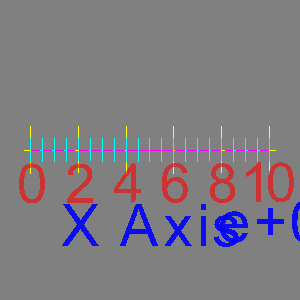

The script that drew this image:
#!/usr/bin/env python

# Test vtkAxisActor configured as an X axis with custom labels and properties.

import vtkmodules.vtkInteractionStyle  # noqa: F401
import vtkmodules.vtkRenderingFreeType  # noqa: F401
import vtkmodules.vtkRenderingOpenGL2  # noqa: F401

from vtkmodules.vtkCommonCore import vtkStringArray
from vtkmodules.vtkRenderingAnnotation import vtkAxisActor
from vtkmodules.vtkRenderingCore import (
    vtkProperty,
    vtkRenderWindow,
    vtkRenderWindowInteractor,
    vtkRenderer,
    vtkTextProperty,
)

# Create and configure X axis
axis = vtkAxisActor()
axis.SetPoint1(0, 0, 0)
axis.SetPoint2(10, 0, 0)
axis.SetTitle("X Axis")
axis.SetBounds(0, 10, 0, 0, 0, 0)
axis.SetTickLocationToBoth()
axis.SetAxisTypeToX()
axis.SetRange(0, 10)
axis.SetLabelOffset(5)
axis.SetDeltaRangeMajor(2)
axis.SetDeltaRangeMinor(0.5)
axis.SetExponent("+00")
axis.SetExponentVisibility(True)
axis.SetExponentOffset(30)
axis.SetTitleOffset(0, 30)
axis.SetTitleScale(0.8)
axis.SetLabelScale(0.5)

# Custom labels
labels = vtkStringArray()
labels.SetNumberOfTuples(6)
labels.SetValue(0, "0")
labels.SetValue(1, "2")
labels.SetValue(2, "4")
labels.SetValue(3, "6")
labels.SetValue(4, "8")
labels.SetValue(5, "10")
axis.SetLabels(labels)

# Title text property
title_text_prop = vtkTextProperty()
title_text_prop.SetColor(0.0, 0.0, 1.0)
title_text_prop.SetOpacity(0.9)
title_text_prop.SetFontSize(24)
axis.SetTitleTextProperty(title_text_prop)

# Label text property
label_text_prop = vtkTextProperty()
label_text_prop.SetColor(1.0, 0.0, 0.0)
label_text_prop.SetOpacity(0.6)
label_text_prop.SetFontSize(18)
axis.SetLabelTextProperty(label_text_prop)

# Axis line properties
main_line_prop = vtkProperty()
main_line_prop.SetColor(1.0, 0.0, 1.0)
axis.SetAxisMainLineProperty(main_line_prop)

major_tick_prop = vtkProperty()
major_tick_prop.SetColor(1.0, 1.0, 0.0)
axis.SetAxisMajorTicksProperty(major_tick_prop)

minor_tick_prop = vtkProperty()
minor_tick_prop.SetColor(0.0, 1.0, 1.0)
axis.SetAxisMinorTicksProperty(minor_tick_prop)

# Renderer
renderer = vtkRenderer()
renderer.AddActor(axis)
renderer.SetBackground(0.5, 0.5, 0.5)

# Render window
render_window = vtkRenderWindow()
render_window.AddRenderer(renderer)
render_window.SetWindowName("axis actor x")
render_window.SetMultiSamples(0)
render_window.SetSize(300, 300)

# Interactor
interactor = vtkRenderWindowInteractor()
interactor.SetRenderWindow(render_window)

# Scene
axis.SetCamera(renderer.GetActiveCamera())
render_window.Render()
renderer.ResetCameraScreenSpace(0.8)

interactor.Initialize()
interactor.Start()
